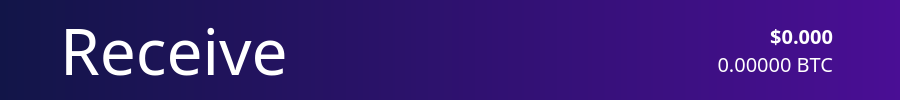
          <widget class="QFrame" name="NavBar">
           <property name="sizePolicy">
            <sizepolicy hsizetype="Preferred" vsizetype="Preferred">
             <horstretch>0</horstretch>
             <verstretch>0</verstretch>
            </sizepolicy>
           </property>
           <property name="minimumSize">
            <size>
             <width>900</width>
             <height>100</height>
            </size>
           </property>
           <property name="layoutDirection">
            <enum>Qt::LeftToRight</enum>
           </property>
           <property name="autoFillBackground">
            <bool>false</bool>
           </property>
           <property name="styleSheet">
            <string notr="true">background: QLinearGradient(x1: 0, y1: 0, x2: 1, y2: 0, stop: 0 #121548, stop: 1 #4a0e95);
border:0;
</string>
           </property>
           <property name="frameShape">
            <enum>QFrame::StyledPanel</enum>
           </property>
           <property name="frameShadow">
            <enum>QFrame::Raised</enum>
           </property>
           <layout class="QHBoxLayout" name="horizontalLayout_3">
            <property name="spacing">
             <number>0</number>
            </property>
            <property name="leftMargin">
             <number>60</number>
            </property>
            <property name="topMargin">
             <number>0</number>
            </property>
            <property name="rightMargin">
             <number>60</number>
            </property>
            <property name="bottomMargin">
             <number>0</number>
            </property>
            <item>
             <widget class="QLabel" name="label_2">
              <property name="sizePolicy">
               <sizepolicy hsizetype="Preferred" vsizetype="Preferred">
                <horstretch>0</horstretch>
                <verstretch>0</verstretch>
               </sizepolicy>
              </property>
              <property name="font">
               <font>
                <family>ZoinLight</family>
                <pointsize>48</pointsize>
               </font>
              </property>
              <property name="autoFillBackground">
               <bool>false</bool>
              </property>
              <property name="styleSheet">
               <string notr="true">color:white;
background-color: rgba(255, 255, 255,0);</string>
              </property>
              <property name="text">
               <string>Receive</string>
              </property>
              <property name="indent">
               <number>0</number>
              </property>
             </widget>
            </item>
            <item>
             <layout class="QVBoxLayout" name="verticalLayout_5">
              <item>
               <widget class="QLabel" name="priceUSD">
                <property name="font">
                 <font>
                  <family>LibercoinSemiBold</family>
                  <pointsize>15</pointsize>
                  <weight>75</weight>
                  <bold>true</bold>
                 </font>
                </property>
                <property name="styleSheet">
                 <string notr="true">background-color: rgb(0,0,0,0);
color: white;</string>
                </property>
                <property name="text">
                 <string>$0.000</string>
                </property>
                <property name="alignment">
                 <set>Qt::AlignBottom|Qt::AlignRight|Qt::AlignTrailing</set>
                </property>
               </widget>
              </item>
              <item>
               <widget class="QLabel" name="priceBTC">
                <property name="font">
                 <font>
                  <family>ZoinLight</family>
                  <pointsize>15</pointsize>
                 </font>
                </property>
                <property name="styleSheet">
                 <string notr="true">background-color: rgb(0,0,0,0);
color: white;</string>
                </property>
                <property name="text">
                 <string>0.00000 BTC</string>
                </property>
                <property name="alignment">
                 <set>Qt::AlignRight|Qt::AlignTop|Qt::AlignTrailing</set>
                </property>
               </widget>
              </item>
             </layout>
            </item>
            <item>
             <widget class="QLabel" name="label_5">
              <property name="sizePolicy">
               <sizepolicy hsizetype="Fixed" vsizetype="Fixed">
                <horstretch>0</horstretch>
                <verstretch>0</verstretch>
               </sizepolicy>
              </property>
              <property name="styleSheet">
               <string notr="true">background: rgb(0,0,0,0);</string>
              </property>
              <property name="text">
               <string/>
              </property>
              <property name="pixmap">
               <pixmap resource="../bitcoin.qrc">:/icons/Exports_45</pixmap>
              </property>
             </widget>
            </item>
           </layout>
          </widget>
